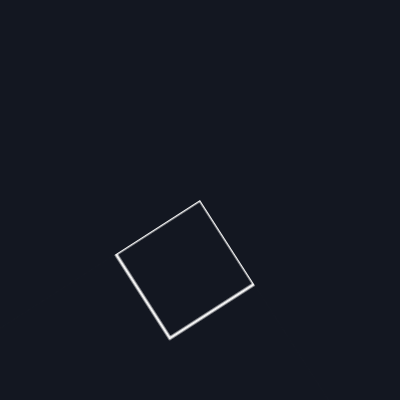
Frame 1 (no input)
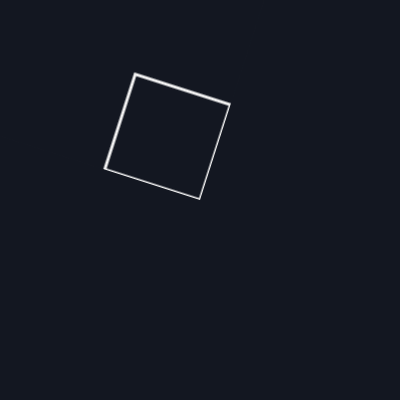
Frame 60 (no input)
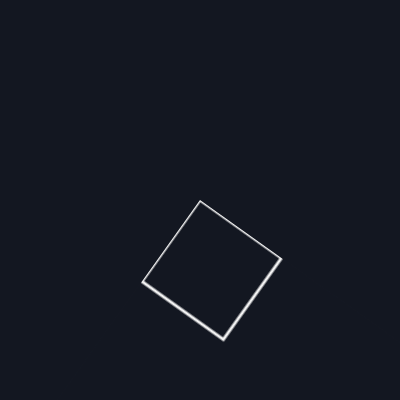
Frame 120 (the mouse pressed at the canvas centre since frame 60)

The p5.js sketch that drew these frames (run headless with seeded random() and noise() and a simulated clock; from frame 60 on, the mouse is pressed at the canvas centre):

// p5.js sketch
// ── sketch.js
let graphics;

function setup() {
  createCanvas(400, 400);
  pixelDensity(1)
  graphics = createGraphics(width, height);
  graphics.imageMode(CENTER);

  graphics.background('#131721');
  graphics.noFill();
  graphics.stroke('#f2f2f2');
  graphics.strokeWeight(3);
  graphics.push();
  graphics.rect(0, 0, 100, 100);
  graphics.pop();
}

function draw() {
  background('#131721');

  translate(width * 0.5, height * 0.5);
  rotate(frameCount % 360);
  image(graphics, 0, 0);
}
